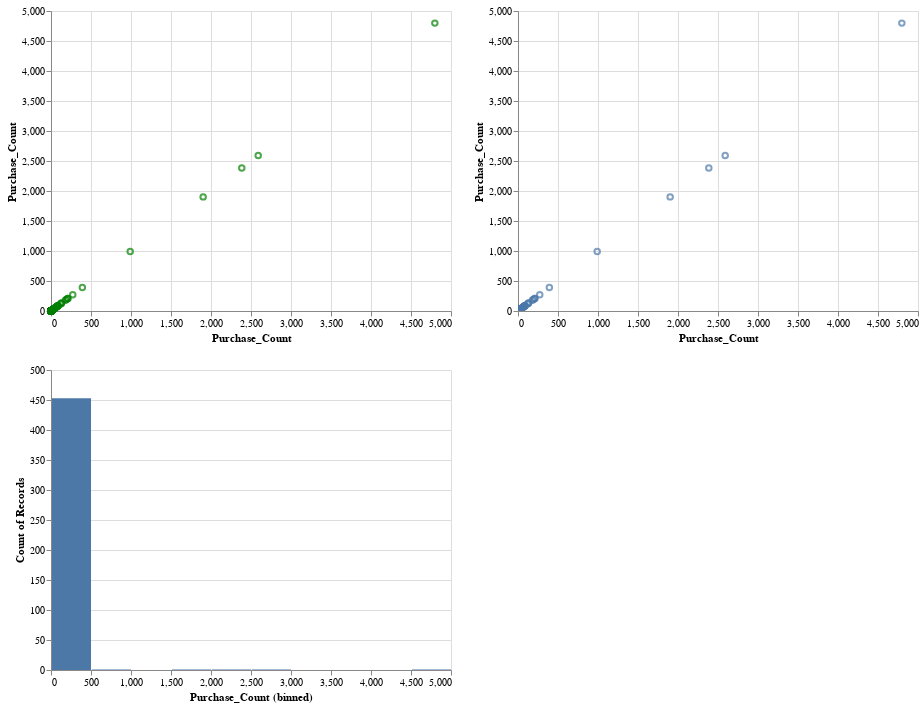

The notebook cell saved with this chart:
### Code cell
(scatter | scatter2) & histogram

### Figure 1 — Vega-Lite specification as saved in the notebook (floating-point values rounded to 4 significant figures; data arrays with more than 128 entries replaced by an {"elided": "..."} marker saying what was removed)
{"$schema": "https://vega.github.io/schema/vega-lite/v2.4.3.json", "config": {"view": {"height": 300, "width": 400}}, "vconcat": [{"hconcat": [{"data": {"values": {"elided": "458 records"}}, "encoding": {"color": {"condition": {"selection": "selector011", "value": "green"}, "value": "blue"}, "x": {"field": "Purchase_Count", "type": "quantitative"}, "y": {"field": "Purchase_Count", "type": "quantitative"}}, "mark": "point", "selection": {"selector011": {"encodings": ["x", "y"], "mark": {"fill": "#333", "fillOpacity": 0.125, "stroke": "white"}, "on": "[mousedown, window:mouseup] > window:mousemove!", "resolve": "global", "translate": "[mousedown, window:mouseup] > window:mousemove!", "type": "interval", "zoom": "wheel!"}}}, {"data": {"values": {"elided": "458 records"}}, "encoding": {"tooltip": {"field": "Destination_Names", "type": "nominal"}, "x": {"field": "Purchase_Count", "type": "quantitative"}, "y": {"field": "Purchase_Count", "type": "quantitative"}}, "mark": "point", "selection": {"selector014": {"bind": "scales", "encodings": ["x", "y"], "mark": {"fill": "#333", "fillOpacity": 0.125, "stroke": "white"}, "on": "[mousedown, window:mouseup] > window:mousemove!", "resolve": "global", "translate": "[mousedown, window:mouseup] > window:mousemove!", "type": "interval", "zoom": "wheel!"}}, "transform": [{"filter": {"selection": "selector011"}}]}]}, {"data": {"values": {"elided": "458 records"}}, "encoding": {"x": {"bin": true, "field": "Purchase_Count", "type": "quantitative"}, "y": {"aggregate": "count", "type": "quantitative"}}, "mark": "bar", "selection": {"selector013": {"bind": "scales", "encodings": ["x", "y"], "mark": {"fill": "#333", "fillOpacity": 0.125, "stroke": "white"}, "on": "[mousedown, window:mouseup] > window:mousemove!", "resolve": "global", "translate": "[mousedown, window:mouseup] > window:mousemove!", "type": "interval", "zoom": "wheel!"}}, "transform": [{"filter": {"selection": "selector011"}}]}]}
